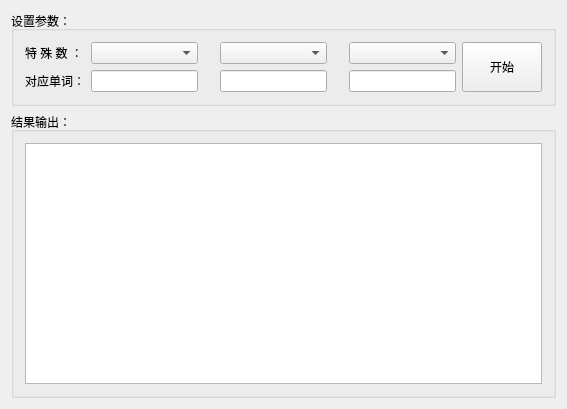
<?xml version="1.0" encoding="UTF-8"?>
<ui version="4.0">
 <class>MainWindow</class>
 <widget class="QMainWindow" name="MainWindow">
  <property name="geometry">
   <rect>
    <x>0</x>
    <y>0</y>
    <width>567</width>
    <height>409</height>
   </rect>
  </property>
  <property name="windowTitle">
   <string>MainWindow</string>
  </property>
  <widget class="QWidget" name="centralWidget">
   <layout class="QVBoxLayout" name="verticalLayout">
    <item>
     <widget class="QGroupBox" name="groupBox">
      <property name="title">
       <string>设置参数：</string>
      </property>
      <layout class="QHBoxLayout" name="horizontalLayout">
       <item>
        <layout class="QGridLayout" name="gridLayout">
         <item row="0" column="0">
          <widget class="QLabel" name="label">
           <property name="text">
            <string>&lt;html&gt;&lt;head/&gt;&lt;body&gt;&lt;p&gt; 特 殊 数 ：&lt;/p&gt;&lt;/body&gt;&lt;/html&gt;</string>
           </property>
          </widget>
         </item>
         <item row="0" column="1">
          <widget class="QComboBox" name="cBoxNum1"/>
         </item>
         <item row="0" column="2">
          <spacer name="horizontalSpacer">
           <property name="orientation">
            <enum>Qt::Horizontal</enum>
           </property>
           <property name="sizeHint" stdset="0">
            <size>
             <width>18</width>
             <height>18</height>
            </size>
           </property>
          </spacer>
         </item>
         <item row="0" column="3">
          <widget class="QComboBox" name="cBoxNum2"/>
         </item>
         <item row="0" column="4">
          <spacer name="horizontalSpacer_4">
           <property name="orientation">
            <enum>Qt::Horizontal</enum>
           </property>
           <property name="sizeHint" stdset="0">
            <size>
             <width>18</width>
             <height>18</height>
            </size>
           </property>
          </spacer>
         </item>
         <item row="0" column="5">
          <widget class="QComboBox" name="cBoxNum3"/>
         </item>
         <item row="1" column="0">
          <widget class="QLabel" name="label_2">
           <property name="text">
            <string>&lt;html&gt;&lt;head/&gt;&lt;body&gt;&lt;p&gt;对应单词：&lt;/p&gt;&lt;/body&gt;&lt;/html&gt;</string>
           </property>
          </widget>
         </item>
         <item row="1" column="1">
          <widget class="QLineEdit" name="EditNum1"/>
         </item>
         <item row="1" column="2">
          <spacer name="horizontalSpacer_2">
           <property name="orientation">
            <enum>Qt::Horizontal</enum>
           </property>
           <property name="sizeHint" stdset="0">
            <size>
             <width>18</width>
             <height>18</height>
            </size>
           </property>
          </spacer>
         </item>
         <item row="1" column="3">
          <widget class="QLineEdit" name="EditNum2"/>
         </item>
         <item row="1" column="4">
          <spacer name="horizontalSpacer_3">
           <property name="orientation">
            <enum>Qt::Horizontal</enum>
           </property>
           <property name="sizeHint" stdset="0">
            <size>
             <width>18</width>
             <height>18</height>
            </size>
           </property>
          </spacer>
         </item>
         <item row="1" column="5">
          <widget class="QLineEdit" name="EditNum3"/>
         </item>
        </layout>
       </item>
       <item>
        <widget class="QPushButton" name="BuStart">
         <property name="sizePolicy">
          <sizepolicy hsizetype="Minimum" vsizetype="Preferred">
           <horstretch>0</horstretch>
           <verstretch>0</verstretch>
          </sizepolicy>
         </property>
         <property name="text">
          <string>开始</string>
         </property>
        </widget>
       </item>
      </layout>
     </widget>
    </item>
    <item>
     <widget class="QGroupBox" name="groupBox_2">
      <property name="title">
       <string>结果输出：</string>
      </property>
      <layout class="QHBoxLayout" name="horizontalLayout_2">
       <item>
        <widget class="QTextEdit" name="textEdit"/>
       </item>
      </layout>
     </widget>
    </item>
   </layout>
  </widget>
 </widget>
 <layoutdefault spacing="6" margin="11"/>
 <resources/>
 <connections/>
</ui>
